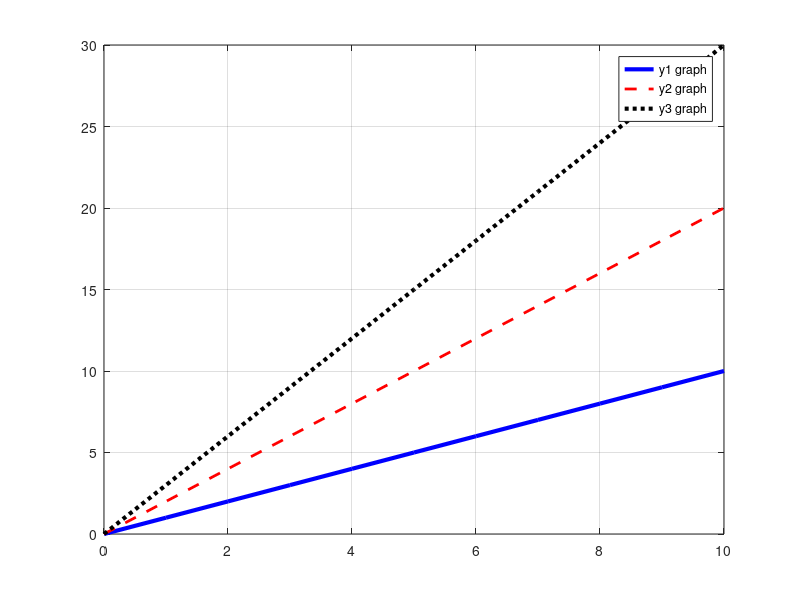

This chart was generated by the following MATLAB code:
clc;
clear;
clear all;

x=0:1:10;
y1=x;
y2=2*x;
y3=3*x;

%linewidth=kalinlik ayari
%"-b"=mavi
%"--r"=kirmizi ve tirtikli
%":k"=siyah ve nokta nokta

%hold on yerine figure komutu kullanirsan ayri pencerede basilir

plot(x,y1,"-b", "linewidth",3)%blue 
hold on
plot(x,y2,"--r", "linewidth",2)%red ve tirtikli
hold on
plot(x,y3,":k", "linewidth",3)%blacK ve nokta nokta
grid

legend("y1 graph","y2 graph","y3 graph")%grafikleri isimlendirme
